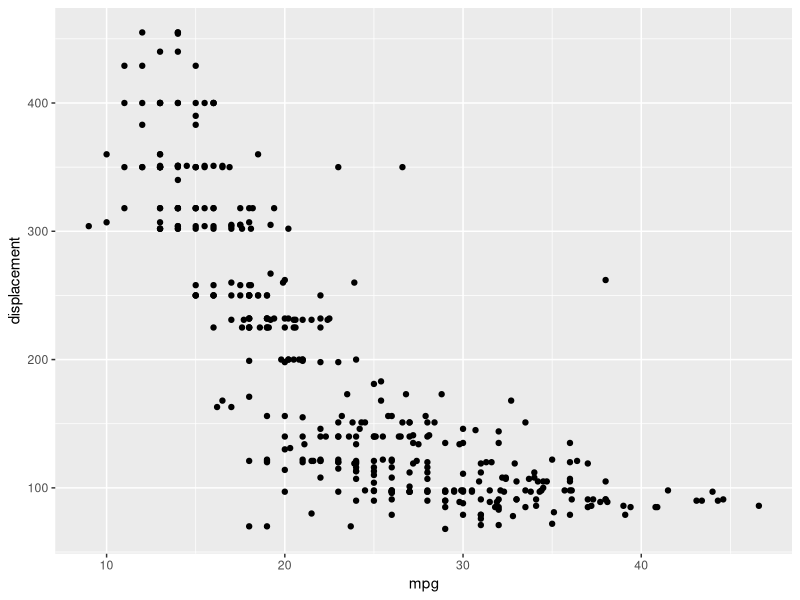
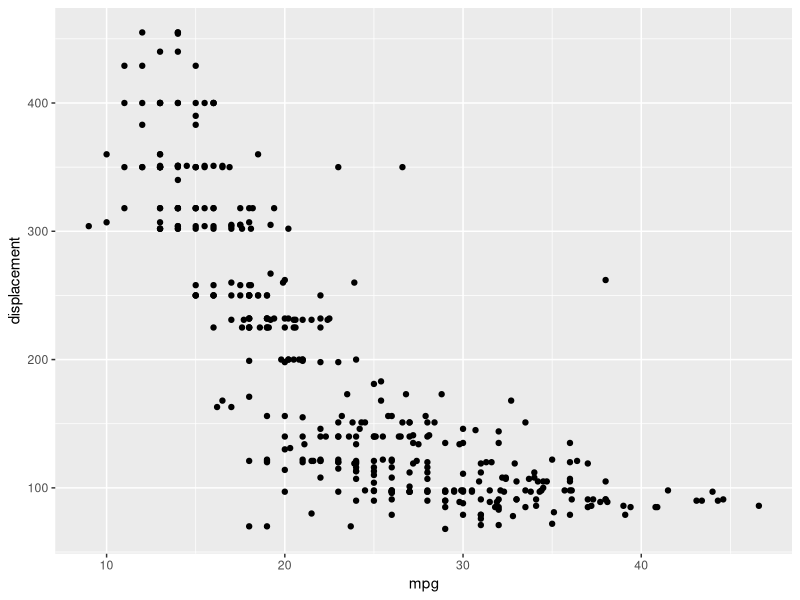

Reproduce these figures in R, in order.

library(tidyverse)
library(ggplot2)
library(modelr)

setwd("c:/temp/cpsc375hw2")

# a. Load the autompg.csv file on Titanium and convert cylinders variable to a factor. 
# (code, output of str()) 

data <- read_csv("autompg.csv")

cylinderData <- factor(data$cylinders)

str(cylinderData)

# b. Which is the dependent variable? Which are the independent variables? 
# on answer sheet

# c. Plot mpg vs. displacement (code, plot)
g <- ggplot(data = data)
p <- g +
  geom_point(mapping = aes(x = mpg, y = displacement))

pdf("hw2q1c_graph.pdf")
print(p)
dev.off()

p

# d. Create a linear model of mpg vs. displacement (only one independent variable). 
# What is the R2? (code, output of summary(model), R2 value) 
m <- lm(mpg~displacement, data = data)
summary(m)
m$coefficients
